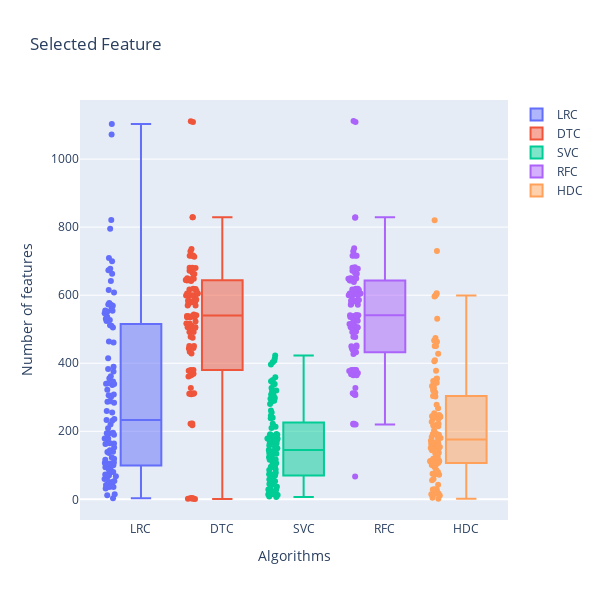

Notebook code cell kept with this figure:
### Code cell
import plotly.graph_objects as go

fig = go.Figure()
# Add four box plots
fig.add_trace(go.Box(y=features['LRC'], name='LRC', boxpoints='all', width=0.5))
fig.add_trace(go.Box(y=features['DTC'], name='DTC', boxpoints='all', width=0.5))
fig.add_trace(go.Box(y=features['SVC'], name='SVC', boxpoints='all', width=0.5))
fig.add_trace(go.Box(y=features['RFC'], name='RFC', boxpoints='all', width=0.5))
fig.add_trace(go.Box(y=features['HDC'], name='HDC', boxpoints='all', width=0.5))

# Add title and labels
fig.update_layout(
    width=600,  # Adjusted width to accommodate four plots
    height=600,
    title='Selected Feature',
    yaxis_title='Number of features',
    xaxis_title='Algorithms',
    boxmode='group'  # Group the box plots side by side
)

# Display the plot
fig.write_image('../../../../Desktop/selected_Features.svg',  scale=2, format='svg')
fig.show()

### Figure 1 — Plotly figure (JSON) as saved in the notebook; plotly's stock layout.template omitted (floating-point values rounded to 4 significant figures)
{"data": [{"boxpoints": "all", "name": "LRC", "type": "box", "width": 0.5, "y": [74, 615, 376, 336, 73, 196, 464, 3, 552, 284, 510, 642, 512, 356, 795, 678, 1103, 144, 94, 524, 608, 573, 547, 209, 554, 572, 38, 105, 346, 505, 83, 97, 108, 123, 545, 70, 301, 536, 63, 60, 42, 531, 166, 164, 569, 220, 100, 709, 36, 255, 119, 36, 15, 116, 287, 94, 179, 308, 88, 179, 165, 12, 231, 163, 139, 322, 288, 79, 461, 383, 152, 107, 577, 41, 32, 140, 415, 236, 306, 527, 51, 233, 339, 821, 80, 260, 563, 40, 341, 1072, 390, 194, 190, 362, 340, 51, 194, 673, 663, 54, 555, 136, 700, 105, 68]}, {"boxpoints": "all", "name": "DTC", "type": "box", "width": 0.5, "y": [312, 681, 604, 538, 543, 605, 475, 1, 617, 364, 539, 729, 535, 618, 605, 829, 713, 1111, 451, 650, 647, 644, 642, 612, 222, 648, 680, 662, 600, 504, 584, 570, 600, 574, 443, 644, 651, 369, 600, 310, 517, 504, 679, 538, 309, 644, 3, 370, 736, 506, 587, 681, 218, 310, 513, 585, 506, 536, 583, 541, 599, 717, 570, 645, 327, 3, 3, 3, 523, 492, 619, 535, 310, 579, 361, 666, 605, 492, 478, 434, 583, 2, 378, 380, 829, 366, 539, 580, 429, 451, 1109, 644, 378, 222, 380, 376, 2, 223, 716, 672, 445, 644, 517, 716, 599, 510]}, {"boxpoints": "all", "name": "SVC", "type": "box", "width": 0.5, "y": [7, 142, 124, 142, 45, 306, 186, 15, 337, 213, 347, 297, 191, 171, 145, 339, 238, 28, 96, 174, 423, 403, 320, 192, 45, 134, 173, 58, 184, 189, 414, 73, 65, 215, 155, 316, 44, 181, 240, 86, 53, 22, 135, 14, 35, 210, 139, 106, 296, 78, 255, 119, 37, 15, 222, 287, 94, 178, 308, 88, 179, 165, 13, 182, 173, 150, 21, 21, 246, 173, 327, 19, 21, 351, 139, 29, 96, 158, 298, 117, 16, 50, 70, 73, 407, 8, 58, 396, 190, 98, 261, 164, 74, 69, 136, 53, 116, 168, 359, 106, 187, 290, 280, 122, 131]}, {"boxpoints": "all", "name": "RFC", "type": "box", "width": 0.5, "y": [310, 681, 605, 541, 541, 604, 478, 67, 615, 365, 539, 729, 536, 619, 605, 828, 716, 1112, 452, 650, 648, 644, 649, 617, 222, 649, 678, 663, 600, 505, 582, 572, 600, 574, 450, 639, 651, 369, 604, 308, 515, 506, 678, 538, 310, 643, 380, 371, 738, 506, 586, 682, 222, 307, 513, 584, 503, 536, 584, 541, 600, 717, 572, 643, 327, 380, 377, 379, 525, 493, 619, 529, 312, 584, 365, 665, 605, 492, 477, 436, 583, 427, 380, 380, 829, 368, 541, 584, 432, 448, 1109, 644, 380, 220, 378, 376, 440, 220, 717, 672, 445, 647, 517, 716, 600, 513]}, {"boxpoints": "all", "name": "HDC", "type": "box", "width": 0.5, "y": [17, 302, 241, 183, 158, 278, 103, 730, 355, 245, 137, 329, 112, 190, 222, 596, 86, 217, 354, 304, 29, 343, 348, 107, 125, 406, 428, 228, 11, 150, 237, 268, 43, 151, 60, 242, 180, 56, 242, 23, 114, 378, 182, 165, 168, 326, 337, 113, 193, 112, 30, 163, 116, 5, 79, 172, 154, 119, 463, 314, 333, 144, 95, 599, 101, 215, 21, 151, 151, 467, 167, 101, 29, 531, 135, 246, 203, 72, 16, 151, 2, 451, 169, 107, 820, 80, 193, 248, 75, 409, 320, 606, 253, 74, 15, 114, 451, 75, 221, 474, 192, 603, 19, 237, 107, 244]}], "layout": {"boxmode": "group", "height": 600, "title": {"text": "Selected Feature"}, "width": 600, "xaxis": {"title": {"text": "Algorithms"}}, "yaxis": {"title": {"text": "Number of features"}}}}
